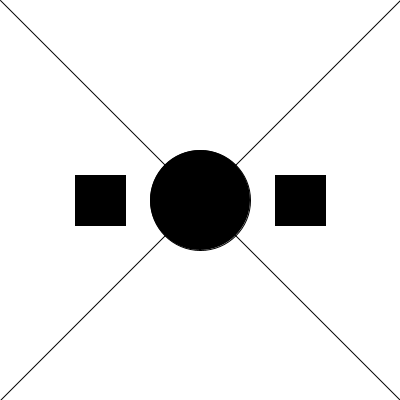
Frame 1 (no input)
Frame 60 (the mouse pressed at the canvas centre just before this capture): identical to frame 1, image omitted
Frame 120 (the mouse held since frame 60 and released just before this capture): identical to frame 1, image omitted

The Processing sketch that drew this single still picture (run headless with seeded random() and noise(); from frame 60 on, the mouse is pressed at the canvas centre):

// Processing sketch: Helton_S5_A5
// ── Helton_S5_A5.pde
void setup() {
  size(400, 400);
  rectMode(CENTER);
}
void draw() {
  background(255);
  fill(0);
  line(0, 0, width, height);
  line(width, 0, 0, height);
  ellipse(width/2, height/2, width/4, height/4);
  rect(width/4, height/2, width/8, height/8);
  rect(width/4*3, height/2, width/8, height/8);
}
